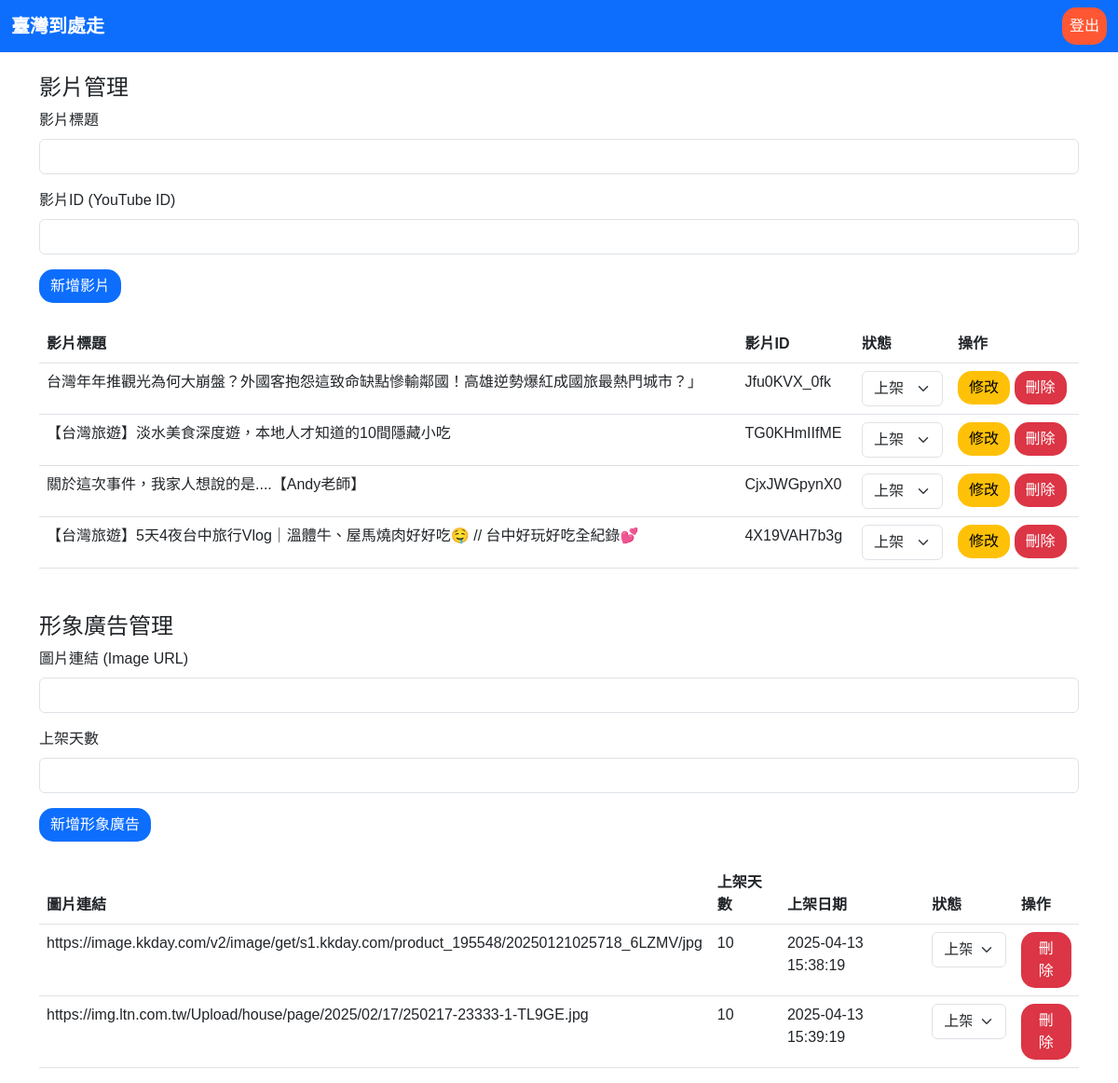
The app's page /admin.php with its own data.
### tables this page shows
CREATE TABLE `videos` (
  `id` int(11) NOT NULL,
  `title` varchar(255) NOT NULL,
  `video_id` varchar(255) DEFAULT NULL,
  `status` tinyint(1) NOT NULL DEFAULT 1
);

CREATE TABLE `ads` (
  `id` int(10) UNSIGNED NOT NULL,
  `img_url` varchar(255) NOT NULL,
  `target_url` varchar(255) NOT NULL,
  `duration` int(11) NOT NULL,
  `start_date` datetime NOT NULL DEFAULT current_timestamp(),
  `status` tinyint(1) NOT NULL DEFAULT 1
);

### admin.php (the view, shortened to what this page needs)
<?php
$db_host = 'localhost';
$db_user = 'root';
$db_pass = '';
$db_name = 'taiwan_travel';
$mysqli = new mysqli($db_host, $db_user, $db_pass, $db_name);
$videos = [];
$sql = "SELECT id, title, video_id, status FROM videos";
if ($result = $mysqli->query($sql)) {
    while($row = $result->fetch_assoc()){
        $videos[] = $row;
    }
}
$ads = [];
$sql = "SELECT id, img_url, duration, start_date, status FROM ads";
if ($result = $mysqli->query($sql)) {
    while($row = $result->fetch_assoc()){
        $ads[] = $row;
    }
}
?>
<!DOCTYPE html>
<html lang="zh-TW">
<head>
  <link href="https://cdn.jsdelivr.net/npm/bootstrap@5.3.0/dist/css/bootstrap.min.css" rel="stylesheet">
</head>
<body>
  <nav class="navbar navbar-expand-lg navbar-dark bg-primary">
    <div class="container-fluid">
      <a class="navbar-brand" href="#">臺灣到處走</a>
      <div class="collapse navbar-collapse justify-content-end" id="navbarNav">
        <ul class="navbar-nav">
          <li class="nav-item">
            <a class="nav-link btn btn-logout text-white" href="logout.php">登出</a>
          </li>
        </ul>
      </div>
    </div>
  </nav>
  <div class="container mt-3">
    <h4 class="mt-4">影片管理</h4>
    <form id="add-video-form" class="mb-4">
      <div class="mb-3">
        <label for="new_video_title" class="form-label">影片標題</label>
        <input type="text" class="form-control" id="new_video_title" name="new_video_title" required>
      </div>
      <div class="mb-3">
        <label for="new_video_id" class="form-label">影片ID (YouTube ID)</label>
        <input type="text" class="form-control" id="new_video_id" name="new_video_id" required>
      </div>
      <button type="submit" class="btn btn-primary">新增影片</button>
    </form>
    <table class="table">
      <thead>
        <tr>
          <th>影片標題</th>
          <th>影片ID</th>
          <th>狀態</th>
          <th>操作</th>
        </tr>
      </thead>
      <tbody id="video-list">
        <?php foreach ($videos as $video): ?>
          <tr data-id="<?php echo $video['id']; ?>">
            <td><?php echo $video['title']; ?></td>
            <td><?php echo $video['video_id']; ?></td>
            <td>
              <select class="form-select status-select" data-id="<?php echo $video['id']; ?>">
                <option value="1" <?php echo ($video['status'] == 1) ? 'selected' : ''; ?>>上架</option>
              </select>
            </td>
            <td>
              <button class="btn btn-warning edit-video" data-id="<?php echo $video['id']; ?>" data-title="<?php echo $video['title']; ?>" data-video_id="<?php echo $video['video_id']; ?>">修改</button>
              <button class="btn btn-danger delete-video" data-id="<?php echo $video['id']; ?>">刪除</button>
            </td>
          </tr>
        <?php endforeach; ?>
      </tbody>
    </table>
    <h4 class="mt-5">形象廣告管理</h4>
    <form id="add-ad-form" class="mb-4">
      <div class="mb-3">
        <label for="new_ad_img_url" class="form-label">圖片連結 (Image URL)</label>
        <input type="text" class="form-control" id="new_ad_img_url" name="new_ad_img_url" required>
      </div>
      <div class="mb-3">
        <label for="new_ad_duration" class="form-label">上架天數</label>
        <input type="number" class="form-control" id="new_ad_duration" name="new_ad_duration" required>
      </div>
      <button type="submit" class="btn btn-primary">新增形象廣告</button>
    </form>
    <table class="table">
      <thead>
        <tr>
          <th>圖片連結</th>
          <th>上架天數</th>
          <th>上架日期</th>
          <th>狀態</th>
          <th>操作</th>
        </tr>
      </thead>
      <tbody id="ad-list">
        <?php foreach ($ads as $ad): ?>
          <tr data-id="<?php echo $ad['id']; ?>">
            <td><?php echo $ad['img_url']; ?></td>
            <td><?php echo $ad['duration']; ?></td>
            <td><?php echo $ad['start_date']; ?></td>
            <td>
              <select class="form-select ad-status-select" data-id="<?php echo $ad['id']; ?>">
                <option value="1" <?php echo ($ad['status'] == 1) ? 'selected' : ''; ?>>上架</option>
              </select>
            </td>
            <td>
              <button class="btn btn-danger delete-ad" data-id="<?php echo $ad['id']; ?>">刪除</button>
            </td>
          </tr>
        <?php endforeach; ?>
      </tbody>
    </table>
  </div>
</body>
</html>

### admin.php (style rules this page uses)
body { font-family: Arial, sans-serif; }
.navbar-brand { font-weight: bold; }
.btn-logout { background-color: #FF5733; border-color: #FF5733; }
.btn { border-radius: 15px; border: none; }

### records on screen
videos: title "台灣年年推觀光為何大崩盤？外國客抱怨這致命缺點慘輸鄰國！高雄逆勢爆紅成國旅最熱門城市？」", video "Jfu0KVX_0fk", status+id "上架"
videos: title "【台灣旅遊】淡水美食深度遊，本地人才知道的10間隱藏小吃", video "TG0KHmIIfME", status+id "上架"
videos: title "關於這次事件，我家人想說的是....【Andy老師】", video "CjxJWGpynX0", status+id "上架"
videos: title "【台灣旅遊】5天4夜台中旅行Vlog｜溫體牛、屋馬燒肉好好吃🤤 // 台中好玩好吃全紀錄💕", video "4X19VAH7b3g", status+id "上架"
ads: img_url "https://image.kkday.com/v2/image/get/s1.kkday.com/product_195548/20250121025718_6LZMV/jpg", duration "10", start_date "2025-04-13 15:38:19", status+id "上架"
ads: img_url "https://img.ltn.com.tw/Upload/house/page/2025/02/17/250217-23333-1-TL9GE.jpg", duration "10", start_date "2025-04-13 15:39:19", status+id "上架"
